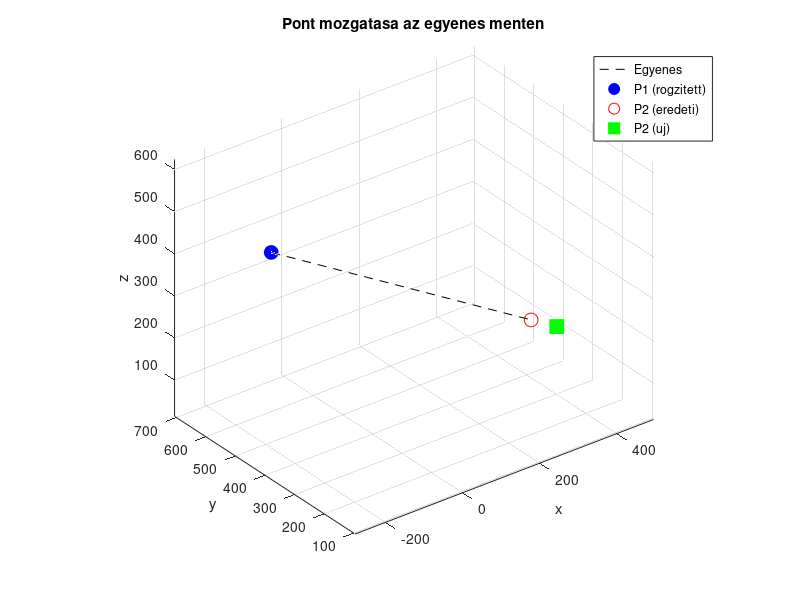

Reproduce this figure in MATLAB.
% --- Pont mozgatasa a ket pont altal meghatarozott egyenes menten ---
clear; clc;

% Alappontok (2D vagy 3D, a dimenzio automatikusan kezelt)
% P1 = [60.474, 650, 505.769];      % rogzitett pont
% P2 = [200, 150, 505];      % mozgatando pont
P1 = [-27.875, 705.641, 315];      % rogzitett pont
P2 = [220, 150, 322];      % mozgatando pont


% Mozgatas merteke: pozitiv = tavolodas, negativ = kozeledes
delta = 60;          % pl. 2 egysegnyivel kozelebb

% Egyseg iranyvektor P1-bol P2 fele
v = P2 - P1;
d0 = norm(v);
if d0 == 0
    error('A ket pont egybeesik, az egyenes iranya nem hatarozhato meg.');
end
u = v / d0;

% Uj tavolsag es uj pozicio
d_uj = d0 + delta;
P2_uj = P1 + u * d_uj;

% Eredmenyek
fprintf('Eredeti tavolsag: %.4f\n', d0);
fprintf('Uj tavolsag:      %.4f\n', norm(P2_uj - P1));
fprintf('Uj P2 pozicio:    %s\n', mat2str(P2_uj, 5));

% Abrazolas
figure; hold on; grid on; axis equal;
if numel(P1) == 3
    plot3([P1(1) P2(1)], [P1(2) P2(2)], [P1(3) P2(3)], 'k--');   % eredeti egyenes
    plot3(P1(1), P1(2), P1(3), 'bo', 'MarkerSize', 10, 'MarkerFaceColor', 'b');
    plot3(P2(1), P2(2), P2(3), 'ro', 'MarkerSize', 10);
    plot3(P2_uj(1), P2_uj(2), P2_uj(3), 'gs', 'MarkerSize', 10, 'MarkerFaceColor', 'g');
    zlabel('z'); view(3);
else
    plot([P1(1) P2(1)], [P1(2) P2(2)], 'k--');
    plot(P1(1), P1(2), 'bo', 'MarkerSize', 10, 'MarkerFaceColor', 'b');
    plot(P2(1), P2(2), 'ro', 'MarkerSize', 10);
    plot(P2_uj(1), P2_uj(2), 'gs', 'MarkerSize', 10, 'MarkerFaceColor', 'g');
end
xlabel('x'); ylabel('y');
legend('Egyenes', 'P1 (rogzitett)', 'P2 (eredeti)', 'P2 (uj)');
title('Pont mozgatasa az egyenes menten');
